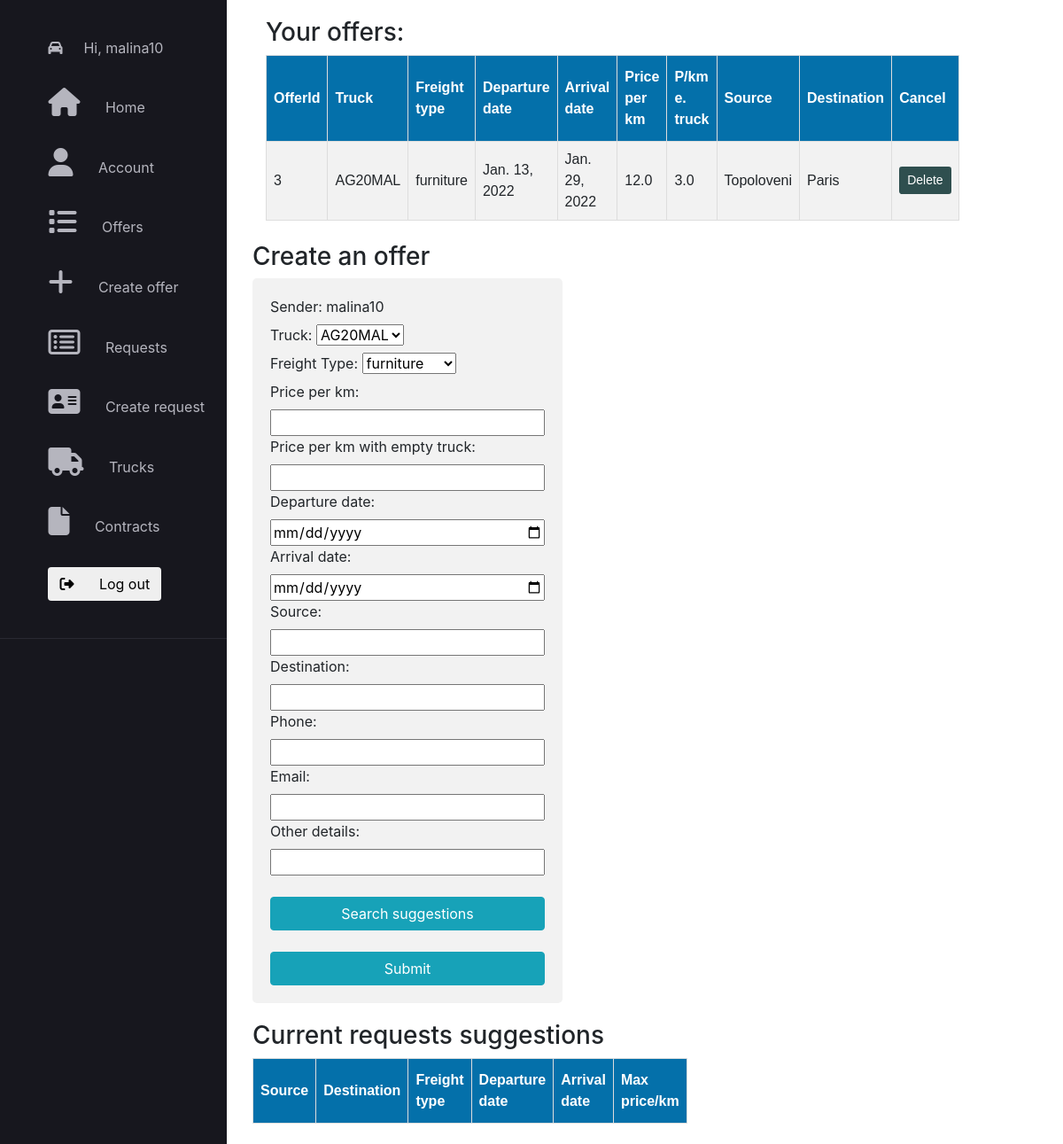
Page /createoffer/ (signed in) on the earlier database version.
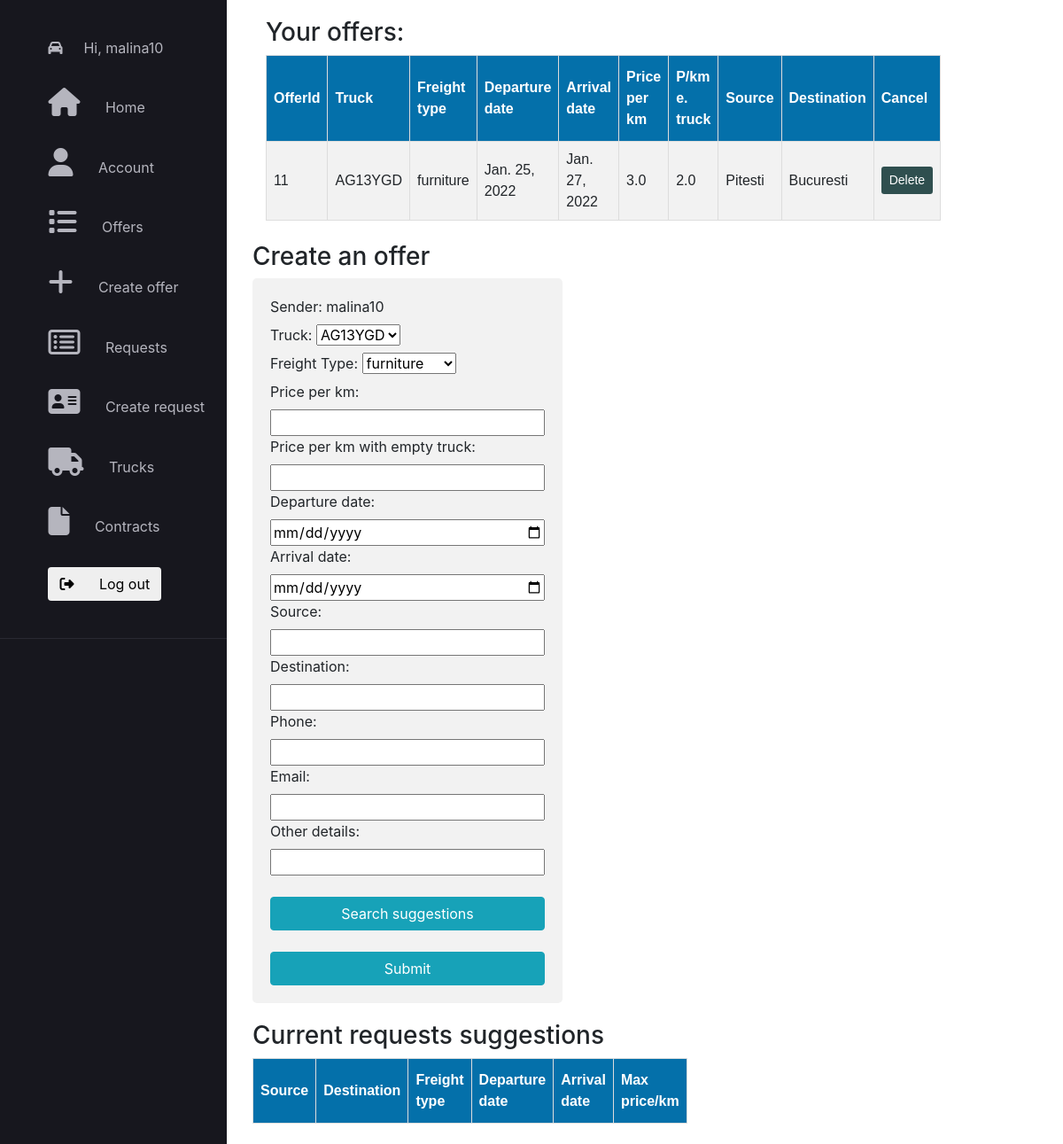
Same page on the later database version.
### application/models.py (models this page shows)
class Offer(models.Model):
    id = models.AutoField(primary_key=True)
    senderID = models.ForeignKey(User, on_delete=models.CASCADE)
    truckID = models.ForeignKey(Truck, on_delete=models.CASCADE)
    freight_type = models.CharField(max_length=15)
    price_per_km = models.FloatField(default=0)
    price_per_km_emptyTruck = models.FloatField(default=0)
    departure_date = models.DateField(default=timezone.now())
    source = models.CharField(max_length=30, default='a')
    arrival_date = models.DateField(default=timezone.now())
    destination = models.CharField(max_length=30, default='a')
    phone = models.CharField(max_length=11, default='0')
    email = models.CharField(max_length=50, default='a')
    other_details = models.CharField(max_length=200, default='a')

class Truck(models.Model):
    id = models.AutoField(primary_key=True)
    type = models.CharField(max_length=20)
    brand = models.CharField(max_length=20)
    registration_plate = models.CharField(max_length=15, unique=True)
    fuel = models.CharField(max_length=10)
    max_load = models.IntegerField()
    ownerId = models.ForeignKey(User, on_delete=models.CASCADE)

### application/decorators.py (the view)
        def wrapper_func(request, *args, **kwargs):
            user_groups = list()
            for group in request.user.groups.all():
                user_groups.append(group.name)
            if allowed_roles[0] in user_groups:
                return view_func(request, *args, **kwargs)
            else:
                return redirect('home')

### application/views.py (called while the page is built, shortened)
@allowed_users(allowed_roles=['transportator'])
@login_required(login_url='login')
def offer_view(request):
    user = request.user
    user_groups = [group.name for group in user.groups.all()]
    offer = Offer()
    trucks = Truck.objects.all().filter(ownerId=request.user)
    all_offers = Offer.objects.all().filter(senderID=request.user)
    all_requests = Request.objects.all()
    sender = request.user.username.__str__()
    freight_type = TYPE_FREIGHT
    price_per_km = 0
    context = {'user_groups': user_groups,
               'trucks': trucks,
               'sender': sender,
               'f_t': freight_type,
               'price_per_km': price_per_km,
               'all_offers': all_offers,
               'all_requests': all_requests}
    return render(request, "application/create_offer.html", context)

### application/templates/application/create_offer.html (shortened to what the changed rows need)
{% extends 'application/main_layout_application.html' %}
{% load static %}
{% block content %}
    <link rel="stylesheet" href="{% static 'application/css/create_offer.css' %}">
    <div class="" style="margin-top: 20px; margin-left: 300px">
        <table id="offerstb">
            <tr>
                <th>OfferId</th>
                <th>Truck</th>
                <th>Freight type</th>
                <th>Departure date</th>
                <th>Arrival date</th>
                <th>Price per km</th>
                <th>P/km e. truck</th>
                <th>Source</th>
                <th>Destination</th>
                <th>Cancel</th>
            </tr>
            {% for off in all_offers %}
                <tr>
                    <td>{{ off.id }}</td>
                    <td>{{ off.truckID.registration_plate }}</td>
                    <td>{{ off.freight_type }}</td>
                    <td>{{ off.departure_date }}</td>
                    <td>{{ off.arrival_date }}</td>
                    <td>{{ off.price_per_km }}</td>
                    <td>{{ off.price_per_km_emptyTruck }}</td>
                    <td>{{ off.source }}</td>
                    <td>{{ off.destination }}</td>
                    <td>
                        <form action="{% url 'delete_offer' off.id %}" method="POST">
                            <button class="btn btn-sm" style="background-color: darkslategray; color: white">Delete
                            </button>
                        </form>
                    </td>
                </tr>
            {% endfor %}
        </table>
        <br>
        <div class="row">
            <div class="column" style="width: 600px">
                <form action="" method="post">
                    <div class="container1 " style="border-radius: 5px;
                                            background-color: #f2f2f2;
                                            padding: 20px;
                                            width: 350px;
                                            margin-left: 0px;">
                        <label for="sender">Sender: {{ sender }} </label><br>
                        <label for="truckID">Truck:</label>
                        <select id="truckID" name="truckID">
                            {% for truck in trucks %}
                                <option value="{{ truck.id }}">{{ truck.registration_plate }}</option>
                            {% endfor %}
                        </select><br>
                        <label for="f_t">Freight Type:</label>
                        <select id="f_t" name="f_t">
                            {% for freight in f_t %}
                                <option value="{{ freight }}">{{ freight }}</option>
                            {% endfor %}
                        </select><br>
                        <label for="price_per_km">Price per km:</label>
                        <input type="number" id="price_per_km" name="price_per_km"><br>
                        <label for="price_per_km_emptyTruck">Price per km with empty truck:</label>
                        <input type="number" id="price_per_km_emptyTruck" name="price_per_km_emptyTruck"> <br>
                        <label for="departure_date">Departure date:</label>
                        <input type="date" id="departure_date" name="departure_date"> <br>
                        <label for="arrival_date">Arrival date:</label>
                        <input type="date" id="arrival_date" name="arrival_date"> <br>
                        <label for="source">Source:</label>
                        <input type="text" id="source" name="source"> <br>
                        <label for="destination">Destination:</label>
                        <input type="text" id="destination" name="destination"> <br>
                        <label for="phone">Phone:</label>
                        <input type="tel" id="phone" name="phone"> <br>
                        <label for="email">Email:</label>
                        <input type="email" id="email" name="email"> <br>
                        <label for="other_details">Other details:</label>
                        <input type="text" id="other_details" name="other_details"> <br><br>
                        <input type="button" class="btn btn-info" value="Search suggestions" id="sggBtn2"><br><br>
                        <input type="submit" class="btn btn-info" value="Submit">
                    </div>
                </form>
            </div>
            <div class="column" style="margin-top: 20px">
                <table id="suggestionstb2">
                    <tr>
                        <th>Source</th>
                        <th>Destination</th>
                        <th>Freight type</th>
                        <th>Departure date</th>
                        <th>Arrival date</th>
                        <th>Max price/km</th>
                    </tr>
                </table>
                <br>
            </div>
        </div>
    </div>
{% endblock %}

Differences in the rows shown:
removed Offer: id "3", truckID.registration_plate "AG20MAL", freight_type "furniture", departure_date "Jan. 13, 2022", arrival_date "Jan. 29, 2022", price_per_km "12.0", price_per_km_emptyTruck "3.0", source "Topoloveni", destination "Paris"
added Offer: id "11", truckID.registration_plate "AG13YGD", freight_type "furniture", departure_date "Jan. 25, 2022", arrival_date "Jan. 27, 2022", price_per_km "3.0", price_per_km_emptyTruck "2.0", source "Pitesti", destination "Bucuresti"
Other differences:
form field truckID: "AG20MAL" → "AG13YGD"
